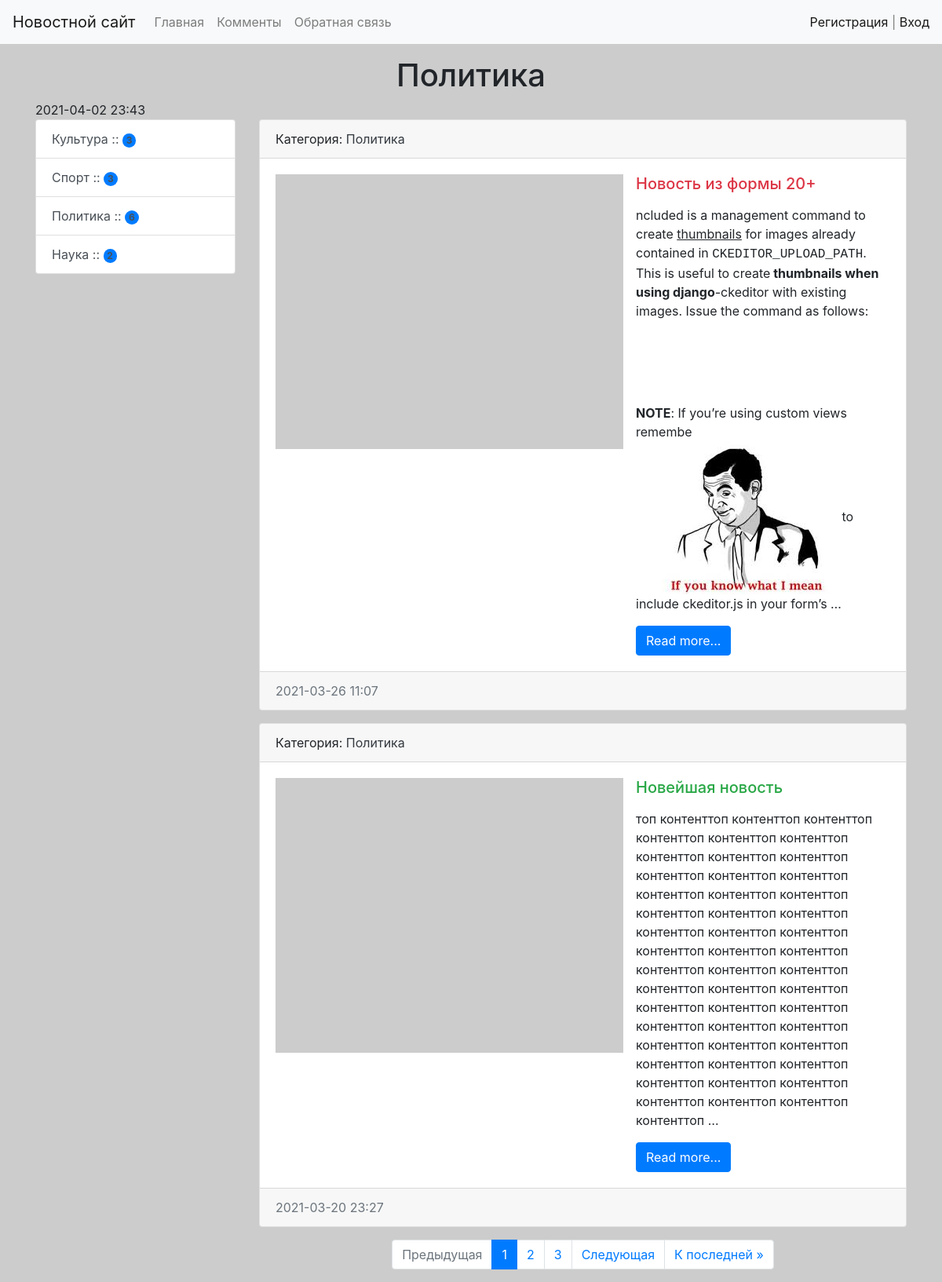
Screenshot of /category/3/ with the database file from the repository.
### news/models.py (models this page shows, shortened)
class Category(models.Model):
    title = models.CharField(max_length=150, db_index=True, verbose_name="Наименование категории")
    def get_absolute_url(self):
        return reverse_lazy("category", kwargs={"category_id": self.pk, })
    def __str__(self):
        return self.title
    class Meta:
        verbose_name = "Категория"
        verbose_name_plural = "Категории"
        ordering = ["pk"]

class News(models.Model):
    title = models.CharField(max_length=150, verbose_name="Наименование")  # обязательный атрибут - длина
    content = RichTextUploadingField(blank=True, verbose_name="контент")  # по умолчанию пустой
    created_at = models.DateTimeField(auto_now_add=True, verbose_name="Дата публикации")  # про создании новости
    updated_at = models.DateTimeField(auto_now=True,
                                      verbose_name="Обновлено")  # меняет дату и время с каждым изменением
    photo = models.ImageField(upload_to="photo/%Y/%m/%d/", verbose_name="Фото", blank=True)
    is_published = models.BooleanField(default=True, verbose_name="Опубликовано?")
    category = models.ForeignKey("Category", on_delete=models.PROTECT, verbose_name="Категория", )
    views = models.IntegerField(default=0)
    def get_absolute_url(self):   # для ссылок
        return reverse_lazy("news", kwargs={"pk": self.pk, })
    class Meta:
        verbose_name = "Новость"  # имя в админке ед число
        verbose_name_plural = "Новости"
        ordering = ["-created_at"]  # + , "title"

### news/views.py (the view)
# urls.py: path("category/<int:category_id>/", NewsByCategory.as_view(), name="category"),
class NewsByCategory(MyMixin, ListView):  # примет на себя фунуционал category путем переопределения
    model = News
    template_name = "news/index.html"
    context_object_name = "news"
    allow_empty = False  # уберет пустые списки и ошибку несуществующей категории
    paginate_by = 2
    def get_context_data(self, *, object_list=None, **kwargs):
        context = super(NewsByCategory, self).get_context_data(**kwargs)  # наследуем то что было
        context["title"] = Category.objects.get(pk=self.kwargs["category_id"])
        return context
    def get_queryset(self):  # фильтр данных
        return News.objects.filter(category_id=self.kwargs["category_id"], is_published=True).select_related("category")

### news/templatetags/news_tags.py (called while the page is built)
@register.inclusion_tag("news/list_categories.html")
def show_cat():
    categories = cache.get("categories",)             # обращаемся в кэш, если там нет ничего то заполняем на 500сек
    if not categories:
        categories = Category.objects.annotate(cnt=Count("news", filter=F("news__is_published"))).filter(cnt__gt=0)
        cache.set("categories", categories, 500)
    return {"categories": categories,}

### news/templates/news/index.html (shortened to what this page needs)
{% extends "base.html"  %}
{% block h1_time %}
<h1 class="text-center">{{ title }}</h1>
{% now "Y-m-d H:i" %}
{% endblock %}
{% block sidebar %}
 {% include "inc/_sidebar.html"  %}
{% endblock %}
{% block content %}
{% for i in news %}
<div class="card mb-3">
    <div class="card-header">
        Категория: <a href="{{ i.category.get_absolute_url }}" class="text-dark">{{ i.category}}</a>
    </div>
    <div class="card-body">
        <div class="media">
            {% if i.photo %}
            <img src="{{ i.photo.url }}" width="350" class="mr-3">
            {% else %}
            <img src="https://picsum.photos/id/443/350/300?grayscale" class="mr-3">
            {% endif %}
            <div class="media-body">
                <h5 class="card-title {% cycle 'text-danger' 'text-success'  %}"> {{ i.title }} </h5>
                {% autoescape off %}
                <p class="card-text"> {{ i.content| linebreaks | truncatewords:50 }} </p>
                {% endautoescape %}
                <a href="{{ i.get_absolute_url }}" class="btn btn-primary">Read more...</a>
            </div>
        </div>
    </div>
    <div class="card-footer text-muted">
        {{ i.created_at | date:"Y-m-d H:i" }}
    </div>
</div>
{% endfor %}
{% endblock %}

### news/templates/news/list_categories.html
<div class="list-group">
    {% for i in categories %}
    <a href="{{ i.get_absolute_url }}" class="list-group-item list-group-item-action">{{ i.title }} :: <span class="badge bg-primary rounded-pill">{{ i.cnt }}</span></a>
    {% endfor %}
</div>

### mysite/static/css/style.css (style rules this page uses)
body { background-color: #ccc; }

### rows the page displays
Category: title "Политика", cnt "6"
Category: title "Культура", cnt "3"
Category: title "Спорт", cnt "3"
Category: title "Наука", cnt "2"
News: category "Политика", title "Новость из формы 20+", content "ncluded is a management command to create thumbnails for images already contained in CKEDITOR_UPLOAD_PATH . This is useful to create thumbnails when using django -ckeditor with existing images. Issue the command as follows: NOTE : If you’re using custom views remembe to include ckeditor.js in your form’s …", content (picture), created_at "2021-03-26 11:07"
News: category "Политика", title "Новейшая новость", content "топ контенттоп контенттоп контенттоп контенттоп контенттоп контенттоп контенттоп контенттоп контенттоп контенттоп контенттоп контенттоп контенттоп контенттоп контенттоп контенттоп контенттоп контенттоп контенттоп контенттоп контенттоп контенттоп контенттоп контенттоп контенттоп контенттоп контенттоп контенттоп контенттоп контенттоп контенттоп контенттоп контенттоп контенттоп контенттоп контенттоп контенттоп контенттоп контенттоп контенттоп контенттоп контенттоп контенттоп контенттоп контенттоп контенттоп контенттоп контенттоп контенттоп …", created_at "2021-03-20 23:27"

### other values shown
{{ p }} "1"
{{ p }} "2" "3"
